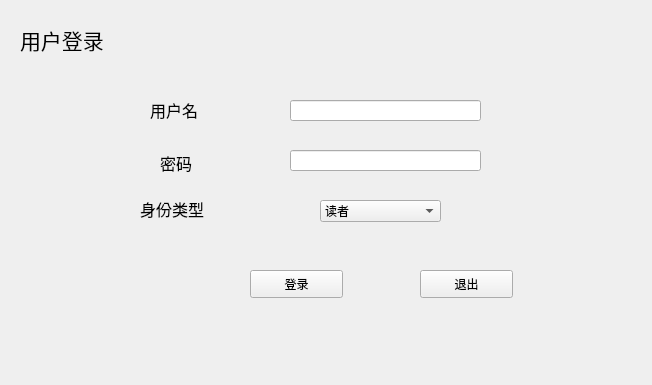
<?xml version="1.0" encoding="UTF-8"?>
<ui version="4.0">
 <class>Login</class>
 <widget class="QWidget" name="Login">
  <property name="windowModality">
   <enum>Qt::ApplicationModal</enum>
  </property>
  <property name="geometry">
   <rect>
    <x>0</x>
    <y>0</y>
    <width>652</width>
    <height>385</height>
   </rect>
  </property>
  <property name="windowTitle">
   <string>图书馆管理系统</string>
  </property>
  <widget class="QLabel" name="label">
   <property name="geometry">
    <rect>
     <x>20</x>
     <y>20</y>
     <width>111</width>
     <height>41</height>
    </rect>
   </property>
   <property name="text">
    <string>&lt;html&gt;&lt;head/&gt;&lt;body&gt;&lt;p&gt;&lt;span style=&quot; font-size:16pt;&quot;&gt;用户登录&lt;/span&gt;&lt;/p&gt;&lt;/body&gt;&lt;/html&gt;</string>
   </property>
   <property name="textFormat">
    <enum>Qt::AutoText</enum>
   </property>
  </widget>
  <widget class="QLabel" name="user">
   <property name="geometry">
    <rect>
     <x>150</x>
     <y>90</y>
     <width>60</width>
     <height>41</height>
    </rect>
   </property>
   <property name="text">
    <string>&lt;html&gt;&lt;head/&gt;&lt;body&gt;&lt;p&gt;&lt;span style=&quot; font-size:12pt;&quot;&gt;用户名&lt;/span&gt;&lt;/p&gt;&lt;/body&gt;&lt;/html&gt;</string>
   </property>
  </widget>
  <widget class="QLabel" name="password">
   <property name="geometry">
    <rect>
     <x>160</x>
     <y>150</y>
     <width>60</width>
     <height>26</height>
    </rect>
   </property>
   <property name="text">
    <string>&lt;html&gt;&lt;head/&gt;&lt;body&gt;&lt;p&gt;&lt;span style=&quot; font-size:12pt;&quot;&gt;密码&lt;/span&gt;&lt;/p&gt;&lt;/body&gt;&lt;/html&gt;</string>
   </property>
  </widget>
  <widget class="QLabel" name="identify">
   <property name="geometry">
    <rect>
     <x>140</x>
     <y>180</y>
     <width>91</width>
     <height>59</height>
    </rect>
   </property>
   <property name="text">
    <string>&lt;html&gt;&lt;head/&gt;&lt;body&gt;&lt;p&gt;&lt;span style=&quot; font-size:12pt;&quot;&gt;身份类型&lt;/span&gt;&lt;/p&gt;&lt;/body&gt;&lt;/html&gt;</string>
   </property>
  </widget>
  <widget class="QLineEdit" name="userline">
   <property name="geometry">
    <rect>
     <x>290</x>
     <y>100</y>
     <width>191</width>
     <height>21</height>
    </rect>
   </property>
  </widget>
  <widget class="QLineEdit" name="pwline">
   <property name="geometry">
    <rect>
     <x>290</x>
     <y>150</y>
     <width>191</width>
     <height>21</height>
    </rect>
   </property>
   <property name="echoMode">
    <enum>QLineEdit::Password</enum>
   </property>
  </widget>
  <widget class="QComboBox" name="idbox">
   <property name="geometry">
    <rect>
     <x>320</x>
     <y>200</y>
     <width>121</width>
     <height>22</height>
    </rect>
   </property>
   <item>
    <property name="text">
     <string>读者</string>
    </property>
   </item>
   <item>
    <property name="text">
     <string>图书管理员</string>
    </property>
   </item>
   <item>
    <property name="text">
     <string>系统管理员</string>
    </property>
   </item>
  </widget>
  <widget class="QPushButton" name="loginbt">
   <property name="geometry">
    <rect>
     <x>250</x>
     <y>270</y>
     <width>93</width>
     <height>28</height>
    </rect>
   </property>
   <property name="text">
    <string>登录</string>
   </property>
  </widget>
  <widget class="QPushButton" name="exitbt">
   <property name="geometry">
    <rect>
     <x>420</x>
     <y>270</y>
     <width>93</width>
     <height>28</height>
    </rect>
   </property>
   <property name="text">
    <string>退出</string>
   </property>
  </widget>
 </widget>
 <resources/>
 <connections/>
</ui>
